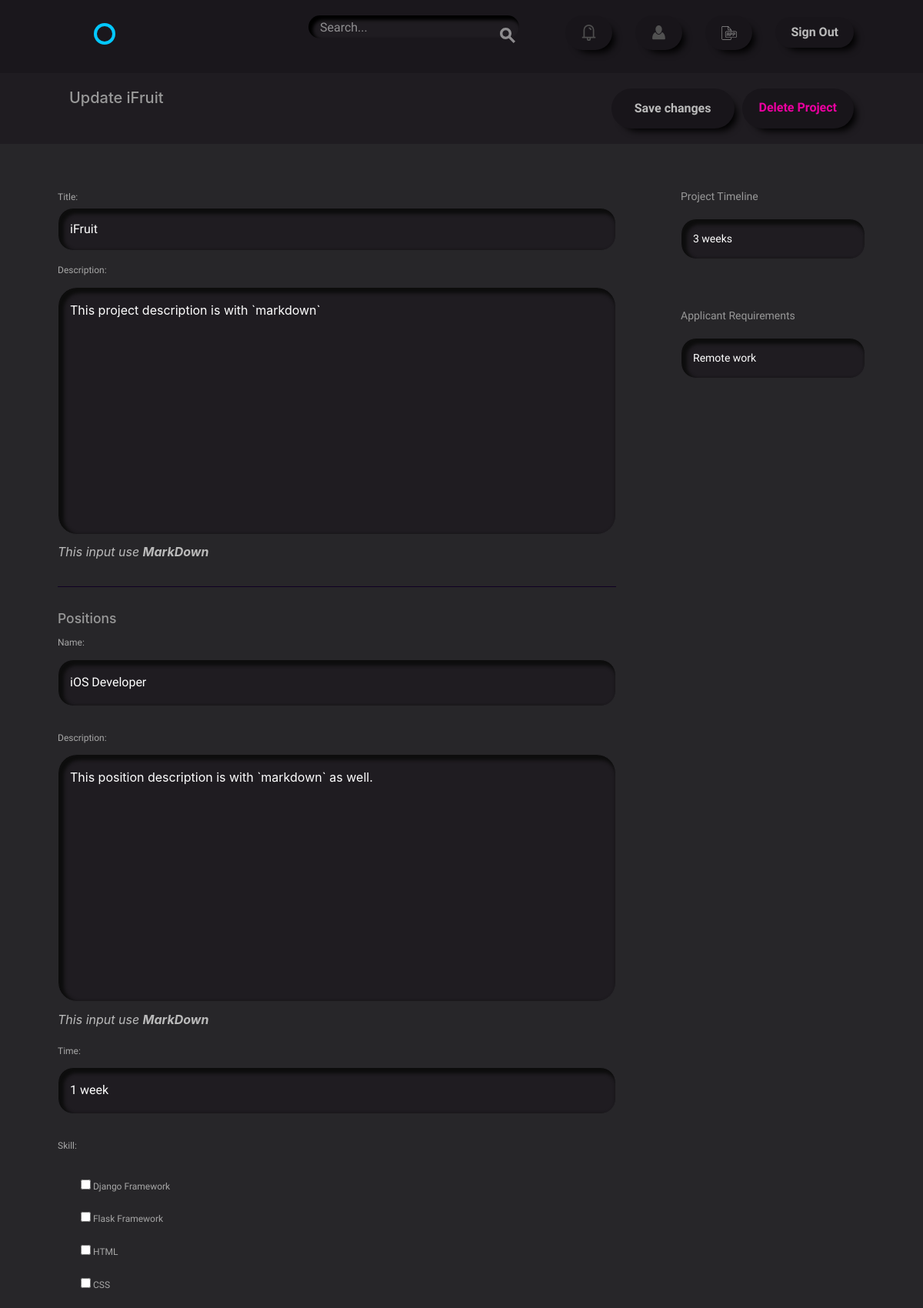
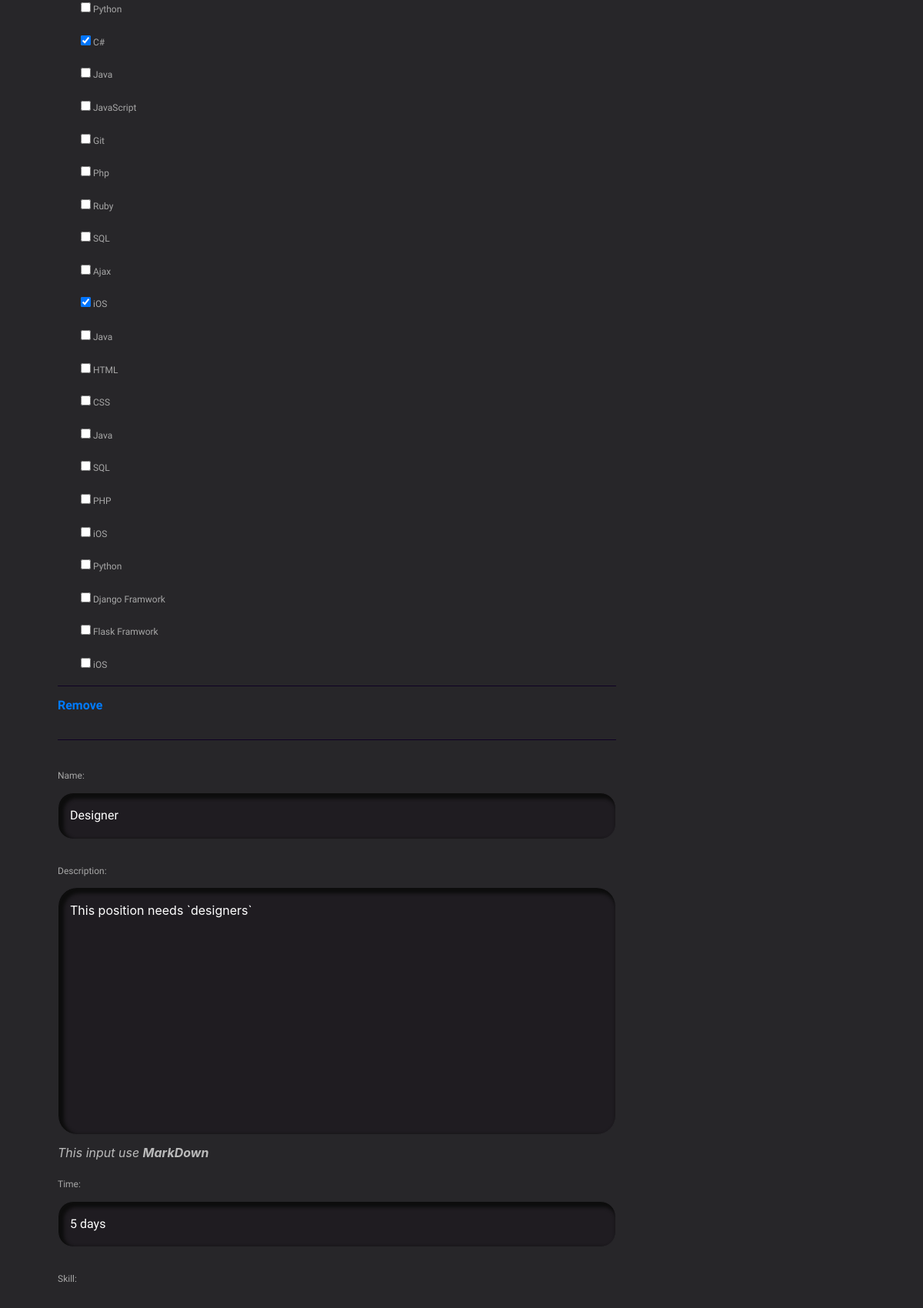
Screenshot of /project/7/edit/ (signed in, upper part) with the database file from the repository (2 pictures, top to bottom).
### projects/models.py (models this page shows)
class Project(models.Model):
    user = models.ForeignKey(settings.AUTH_USER_MODEL,
                             related_name='projects',
                             on_delete=models.CASCADE)
    title = models.CharField(max_length=50)
    description = models.TextField(default='')
    time_estimate = models.CharField(max_length=100)
    requirements = models.CharField(max_length=255)
    def __str__(self):
        return '{}'.format(self.title)

### projects/views.py (the view, shortened to what this page needs)
# urls.py: url(r'project/(?P<pk>\d+)/edit/$', views.ProjectEditView.as_view(), name='edit'),
class ProjectEditView(LrM, PtM, UpdateView):
    form_class = forms.ProjectForm
    template_name = "projects/project_edit.html"
    context_object_name = "project"
    def get_page_title(self):
        return "Update {}".format(self.object)
    def get_object(self, queryset=None):
        pk = self.kwargs.get('pk')
        project = models.Project.objects.filter(pk=pk).first()
        return project
    def get_context_data(self, **kwargs):
        context = super().get_context_data(**kwargs)
        context['form'] = self.get_form()
        context['position_formset'] = forms.PositionInlineFormset(
            queryset=models.Position.objects.filter(
                project=context['project']))
        return context

### projects/forms.py
class ProjectForm(forms.ModelForm):
    description = forms.Textarea(attrs={"cols": 28, "rows": 6})
    class Meta:
        model = models.Project
        fields = [
            'title',
            'description',
            'time_estimate',
            'requirements']

### accounts/models.py (called while the page is built)
    def __str__(self):
        return self.name

### projects/mixin.py (called while the page is built)
    def get_context_data(self, **kwargs):
        context = super().get_context_data(**kwargs)
        context['page_title'] = self.get_page_title()
        return context

### projects/templates/projects/project_edit.html (shortened to what this page needs)
{% extends "layout.html" %}
{% block content %}
    <div class="circle--actions--bar action-bar">
        <div class="bounds">
            <div class="grid-100">
                <div class="circle--fluid--cell circle--fluid--primary d-flex justify-content-between">
                    <h2>{{ page_title }}</h2>
                    <div class="d-flex justify-content-end">
                        <input type="submit" form="my_form" value="Save changes"
                               class="button nav_button mr-3">
                        <a class="button nav_button button-del" href="{% url 'projects:delete' project.pk %}">Delete Project</a>
                    </div>
                </div>
            </div>
        </div>
    </div>
<div class="bounds circle--page circle--article">
    <form action="" method="POST" id="my_form" enctype="multipart/form-data">
        <div class="grid-70">
            <label>Title:</label>
            <input id="id_title" name="title" type="text" value="{{ form.title.value }}" required>
            <div class="circle--article--body">
                <label>{{ form.description.label_tag }}</label>
                <p>{{ form.description }}<i>This input use <strong>MarkDown</strong></i></p>
                <hr class="my-5">
            <div class="circle--project--positions">
                <h3>Positions</h3>
                <ol class="circle--clone--list">
                    {% for position in position_formset %}
                        <li class="position-formset">
                            <label>{{ position.name.label_tag }}</label>
                            <p>{{ position.name }}</p>
                            <label>{{ position.description.label_tag }}</label>
                            <p>{{ position.description }}<i>This input use <strong>MarkDown</strong></i></p>
                            <label >{{ position.time.label_tag }}</label>
                            <p>{{ position.time }}</p>
                            <label>{{ position.skill.label_tag }}</label>
                            <p>{{ position.skill }}</p>
                            <hr>
                        </li>
                    <hr class="my-5">
                    {% endfor %}
                </ol>
            </div>
            </div>
        </div>
        <div class="grid-25 grid-push-5">
            <div class="circle--secondary--module">
                <h3>Project Timeline</h3>
                <input id="id_time_estimate" name="time_estimate" value="{{ form.time_estimate.value }}" type="text" required>
            </div>
            <div class="circle--secondary--module">
                <h3>Applicant Requirements</h3>
                <input id="id_requirements" name="requirements" value="{{ form.requirements.value }}" type="text" required>
            </div>
        </div>
    </form>
</div>
{% endblock %}
{% block javascript %}
    {% load static from staticfiles %}
{% endblock %}

### assets/css/style.css (style rules this page uses)
.body { color: #eaeaea; background-color: #272629; }
h1, h2, h3, h4, h5 { color: #999! important; }
p { color: #bbb; }
label { color: #a7a7a7; font-size: 1.2rem; }
.button, .nav_button { border-radius: 50px! important; box-shadow: 8px 8px 10px -5px black! important; background-color: #18151A! important; color: #bbb! important; padding: 17px 22px 17px 22px; transition: color 400ms ease-in-out, background-color 400ms ease-in-out, box-shadow 400ms ease-in-out; }
.action-bar { background-color: #1F1C21; }
.button-del { color: #EB00A0! important; }
input[type="text"], input[type="date"], input[type="email"], input[type="password"], input[type="number"], input[type="url"], textarea { background-color: #1F1C21! important; color: white! important; border: 1px solid #272629! important; border-radius: 20px; box-shadow: 4px 4px 4px 3px #0D0D0D inset! important; }
textarea { border-radius: 25px; }
li, li::before, li::after { list-style: none! important; }
hr { border-top: 1px solid #0F0024 !important; }

### rows the page displays
Project: title "iFruit", description "This project description is with `markdown`", time_estimate "3 weeks", requirements "Remote work"

### other values shown
{{ page_title }} "Update iFruit"
{{ position.name.label_tag }} "Name:" "Name:"
{{ position.description.label_tag }} "Description:" "Description:"
{{ position.time.label_tag }} "Time:" "Time:"
{{ position.skill.label_tag }} "Skill:" "Skill:"
